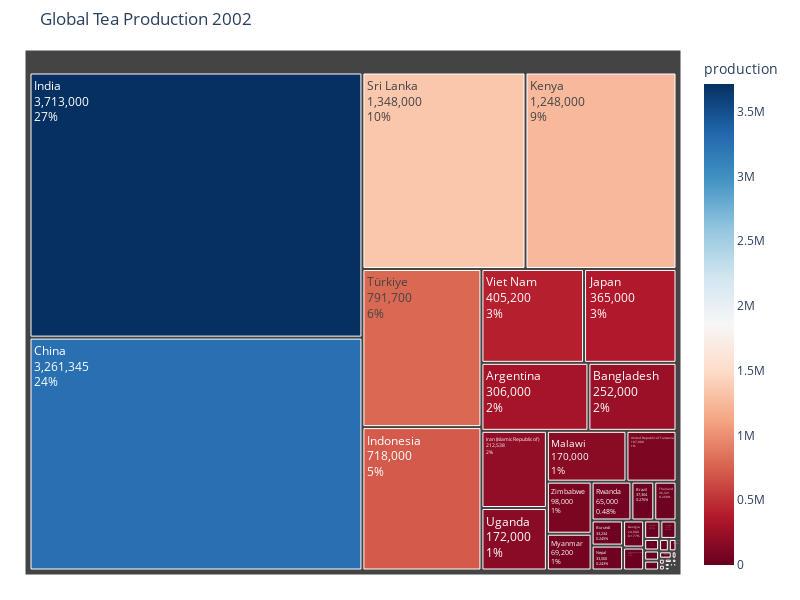

Here is the notebook cell this chart was saved with:
### Code cell
# Visualizing Tea Production Proportion in 2002 vs 2022
# Global tea production in 2002
prod_2002 = global_prod[global_prod['year'] == 2002]
prod_2002 = prod_2002.reset_index(drop=True)

fig = px.treemap(prod_2002, path=['country'], values='production', color='production', color_continuous_scale='RdBu',
                 title='Global Tea Production 2002', width=800, height=600)
fig.update_layout(margin = dict(t=50, l=25, r=25, b=25), hovermode=False)
fig.data[0].textinfo ='label+value+percent root'
fig.show()

### Figure 1 — Plotly figure (JSON) as saved in the notebook; plotly's stock layout.template omitted (floating-point values rounded to 4 significant figures)
{"data": [{"branchvalues": "total", "customdata": [[306000], [1440], [252000], [850], [37364], [33234], [4000], [3261345], [20345], [120], [1389], [815], [250], [3900], [24000], [143], [3713000], [718000], [212538], [365000], [1248000], [172], [516], [170000], [5100], [70], [7270], [12579], [69200], [33000], [6200], [6349], [105], [1477], [1290], [65000], [524], [222], [12500], [1348000], [36321], [791700], [172000], [107000], [405200], [750], [98000]], "domain": {"x": [0, 1], "y": [0, 1]}, "hovertemplate": "labels=%{label}<br>production_sum=%{value}<br>parent=%{parent}<br>id=%{id}<br>production=%{color}<extra></extra>", "ids": ["Argentina", "Azerbaijan", "Bangladesh", "Bolivia (Plurinational State of)", "Brazil", "Burundi", "Cameroon", "China", "China, Taiwan Province of", "Colombia", "Democratic Republic of the Congo", "Ecuador", "El Salvador", "Ethiopia", "Georgia", "Guatemala", "India", "Indonesia", "Iran (Islamic Republic of)", "Japan", "Kenya", "Lao People's Democratic Republic", "Madagascar", "Malawi", "Malaysia", "Mali", "Mauritius", "Mozambique", "Myanmar", "Nepal", "Papua New Guinea", "Peru", "Portugal", "Republic of Korea", "Russian Federation", "Rwanda", "Réunion", "Seychelles", "South Africa", "Sri Lanka", "Thailand", "Türkiye", "Uganda", "United Republic of Tanzania", "Viet Nam", "Zambia", "Zimbabwe"], "labels": ["Argentina", "Azerbaijan", "Bangladesh", "Bolivia (Plurinational State of)", "Brazil", "Burundi", "Cameroon", "China", "China, Taiwan Province of", "Colombia", "Democratic Republic of the Congo", "Ecuador", "El Salvador", "Ethiopia", "Georgia", "Guatemala", "India", "Indonesia", "Iran (Islamic Republic of)", "Japan", "Kenya", "Lao People's Democratic Republic", "Madagascar", "Malawi", "Malaysia", "Mali", "Mauritius", "Mozambique", "Myanmar", "Nepal", "Papua New Guinea", "Peru", "Portugal", "Republic of Korea", "Russian Federation", "Rwanda", "Réunion", "Seychelles", "South Africa", "Sri Lanka", "Thailand", "Türkiye", "Uganda", "United Republic of Tanzania", "Viet Nam", "Zambia", "Zimbabwe"], "marker": {"coloraxis": "coloraxis", "colors": [306000, 1440, 252000, 850, 37364, 33234, 4000, 3261345, 20345, 120, 1389, 815, 250, 3900, 24000, 143, 3713000, 718000, 212538, 365000, 1248000, 172, 516, 170000, 5100, 70, 7270, 12579, 69200, 33000, 6200, 6349, 105, 1477, 1290, 65000, 524, 222, 12500, 1348000, 36321, 791700, 172000, 107000, 405200, 750, 98000]}, "name": "", "parents": ["", "", "", "", "", "", "", "", "", "", "", "", "", "", "", "", "", "", "", "", "", "", "", "", "", "", "", "", "", "", "", "", "", "", "", "", "", "", "", "", "", "", "", "", "", "", ""], "textinfo": "label+value+percent root", "type": "treemap", "values": [306000, 1440, 252000, 850, 37364, 33234, 4000, 3261345, 20345, 120, 1389, 815, 250, 3900, 24000, 143, 3713000, 718000, 212538, 365000, 1248000, 172, 516, 170000, 5100, 70, 7270, 12579, 69200, 33000, 6200, 6349, 105, 1477, 1290, 65000, 524, 222, 12500, 1348000, 36321, 791700, 172000, 107000, 405200, 750, 98000]}], "layout": {"coloraxis": {"colorbar": {"title": {"text": "production"}}, "colorscale": [[0, "rgb(103,0,31)"], [0.1, "rgb(178,24,43)"], [0.2, "rgb(214,96,77)"], [0.3, "rgb(244,165,130)"], [0.4, "rgb(253,219,199)"], [0.5, "rgb(247,247,247)"], [0.6, "rgb(209,229,240)"], [0.7, "rgb(146,197,222)"], [0.8, "rgb(67,147,195)"], [0.9, "rgb(33,102,172)"], [1, "rgb(5,48,97)"]]}, "height": 600, "hovermode": false, "legend": {"tracegroupgap": 0}, "margin": {"b": 25, "l": 25, "r": 25, "t": 50}, "title": {"text": "Global Tea Production 2002"}, "width": 800}}
